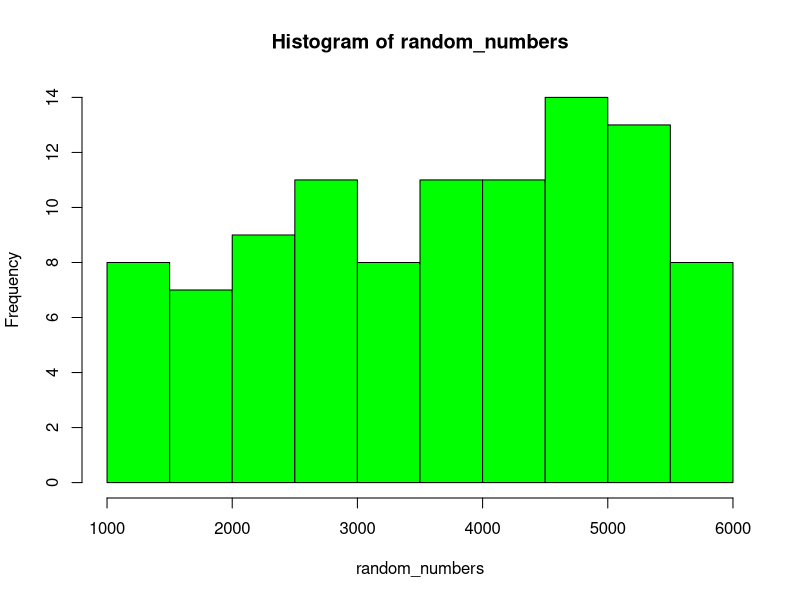

This chart was generated by the following R code:
random_numbers <- runif(100, min = 1000, max = 6000)

random_int_numbers <- floor(runif(5, min = 300, max = 500))

hist(random_numbers, col="green")

?hist
